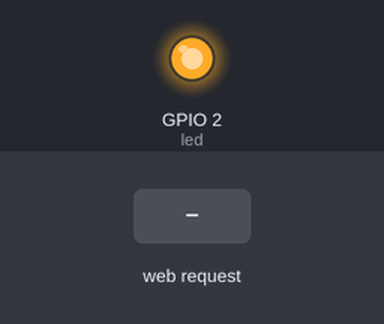
Simulated run of this sketch. Board: ESP8266 (NodeMCU). On the bench: output pins drawn as LEDs (lit = HIGH). The inputs (shaded band) are chosen by the test bench. WiFi joins after 1.5 s; servers stay silent unless stated; what the sketch prints to the serial monitor is not drawn.

Above: at 2.7 s.
2.8 s: HTTP request GET /update received
At 3.1 s:
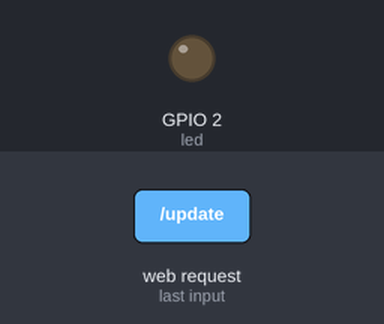
4.3 s: HTTP request GET /update?buttons=1 received
At 5.5 s:
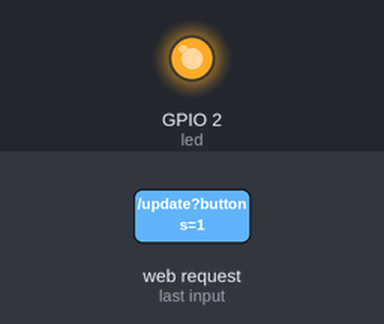
5.8 s: HTTP request GET /update?buttons=0 received
At 6.6 s:
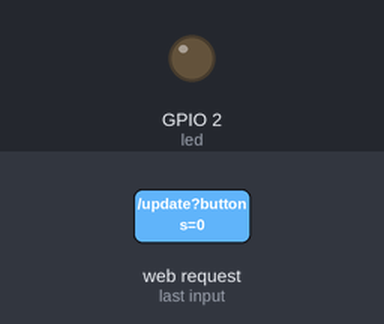
Timing chart, 0 to 8.8 s (numbered marks = the images above; inputs shaded):
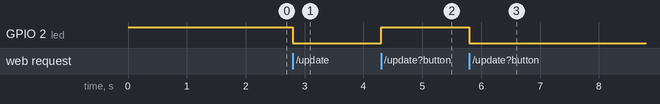

Measured:
- after the input at 2.8 s, GPIO 2 (led): HIGH → LOW at once
- after the input at 4.3 s, GPIO 2 (led): LOW → HIGH at once
- after the input at 5.8 s, GPIO 2 (led): HIGH → LOW at once

The sketch:

test_fuwuqi.ino
```cpp
#include <ESP8266WiFi.h>
#include <ESP8266WiFiMulti.h>   // 使用WiFiMulti库
#include <ESP8266WebServer.h>   // 使用WebServer库

#define led 2

ESP8266WiFiMulti wifiMulti;     // 建立ESP8266WiFiMulti对象,对象名称是 'wifiMulti'

ESP8266WebServer server(80);

IPAddress local_IP(192, 168, 0, 147);
IPAddress getway(192, 168, 0, 1);
IPAddress subnet(255, 255, 255, 0);
IPAddress DNS(192, 168, 0, 1);

void setup() {
  pinMode(led,OUTPUT);
  digitalWrite(led,HIGH);

  Serial.begin(9600);          // 启动串口通讯
  Serial.println("");

  if(!WiFi.config(local_IP, getway, subnet))//第一步：此处设置esp8266网络环境，ESP8266连接后的IP地址，路由器IP，子网掩码
    Serial.println("ESP8266网络环境配置成功");
  wifiMulti.addAP("创新实验室", "chuangxin"); // 将需要连接的一系列WiFi ID和密码输入这里
  wifiMulti.addAP("519", "88888888"); // ESP8266-NodeMCU再启动后会扫描当前网络
//  wifiMulti.addAP("ssid_from_AP_3", "your_password_for_AP_3"); // 环境查找是否有这里列出的WiFi ID。如果有
  Serial.println("Connecting ...");                            // 则尝试使用此处存储的密码进行连接。

  // 尝试进行wifi连接。
  while (wifiMulti.run() != WL_CONNECTED) {
    delay(250);
    Serial.print('.');
  }

  // WiFi连接成功后将通过串口监视器输出连接成功信息
  Serial.println('\n');
  Serial.print("Connected to ");
  Serial.println(WiFi.SSID());              // 通过串口监视器输出连接的WiFi名称
  Serial.print("IP address:\t");
  Serial.println(WiFi.localIP());           // 通过串口监视器输出ESP8266-NodeMCU的IP


  server.on("/update",hanleClientWiFi);//处理/update请求


  server.begin();//打开网络服务器

  Serial.println("ESP8266网络服务器打开成功");


  // put your setup code here, to run once:

}

void loop() {

  // put your main code here, to run repeatedly:
  server.handleClient();
}

void hanleClientWiFi()
{

  int buttonValue=server.arg("buttons").toInt();//第二步：获取特定的客户端的信息////注意后面有括号
  int intValue=server.arg("int").toInt();

  server.send(200,"text/plain","获取信息成功");//第三步：获取信息成功后，发送成功

  buttonValue==0 ? digitalWrite(led,LOW) : digitalWrite(led,HIGH);
    // 通过串口监视器输出获取到的变量数值

  Serial.print("intValue = ");  Serial.println(intValue);
  Serial.print("buttonValue = ");  Serial.println(buttonValue);
  Serial.println("=================");
}
```
